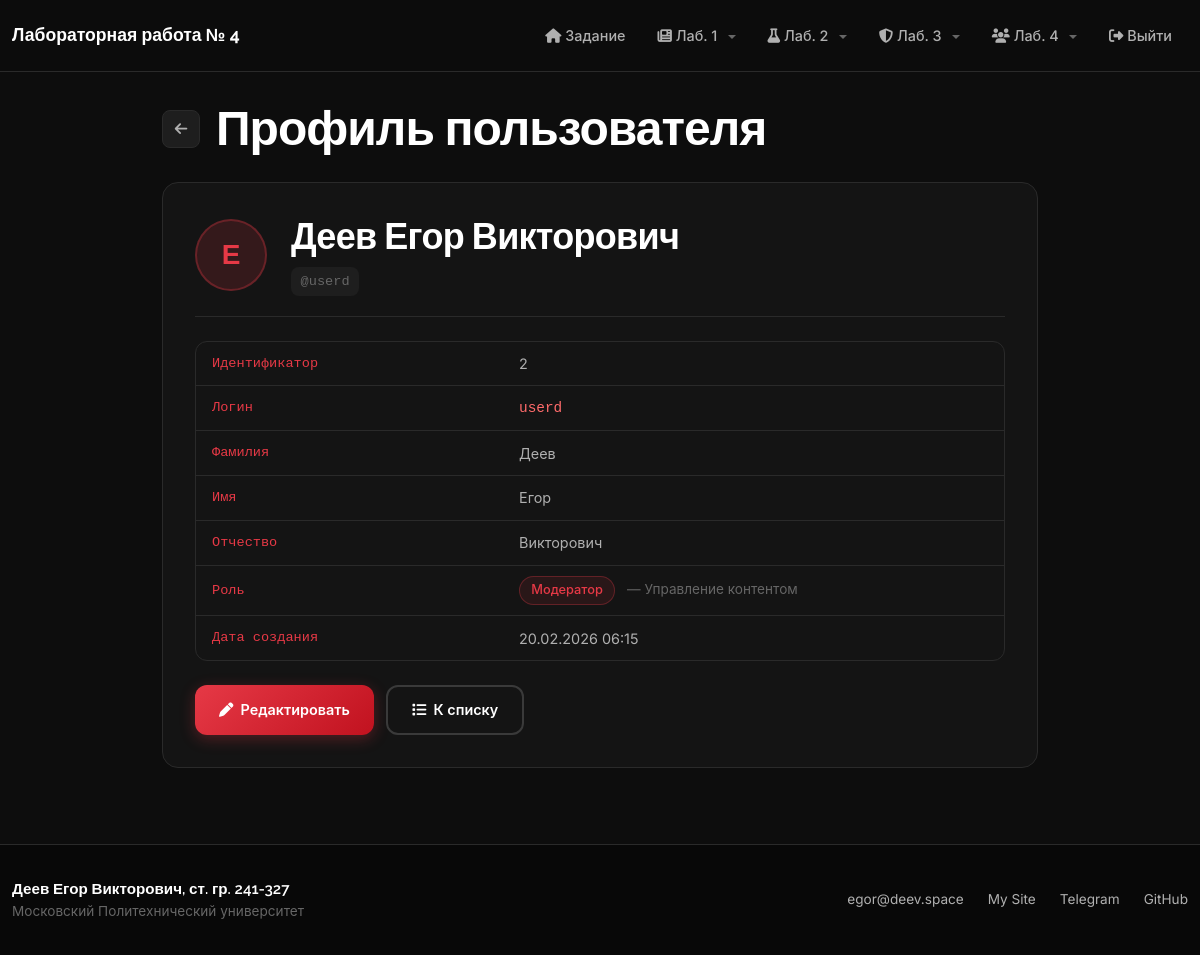
The app's page /users/2 (signed in) with its own data.
### app.py (models this page shows, shortened)
class User(db.Model, UserMixin):
    __tablename__ = 'users'
    id = db.Column(db.Integer, primary_key=True)
    login = db.Column(db.String(100), unique=True, nullable=False)
    password_hash = db.Column(db.String(255), nullable=False)
    last_name = db.Column(db.String(100), nullable=True)
    first_name = db.Column(db.String(100), nullable=False)
    middle_name = db.Column(db.String(100), nullable=True)
    role_id = db.Column(db.Integer, db.ForeignKey('roles.id'), nullable=True)
    created_at = db.Column(db.DateTime, default=datetime.utcnow)
    role = db.relationship('Role', back_populates='users')
    def get_full_name(self):
        parts = [self.last_name, self.first_name, self.middle_name]
        return ' '.join(p for p in parts if p)

class Role(db.Model):
    __tablename__ = 'roles'
    id = db.Column(db.Integer, primary_key=True)
    name = db.Column(db.String(100), nullable=False)
    description = db.Column(db.Text, nullable=True)
    users = db.relationship('User', back_populates='role')

### app.py (the view)
@app.route('/users/<int:user_id>')
def user_view(user_id):
    user = User.query.filter_by(id=user_id).first_or_404()
    return render_template('user_view.html', title=f'Пользователь: {user.login}', user=user)

### app.py (called while the page is built)
@login_manager.user_loader
def load_user(user_id):
    return User.query.filter_by(id=int(user_id)).first()

### templates/user_view.html
{% extends 'base.html' %}
{% block content %}
<div class="row my-4">
    <div class="col-lg-8 col-xl-9 mx-auto">
        <div class="page-back-header">
            <a href="{{ url_for('users_list') }}" class="btn-back">
                <i class="fas fa-arrow-left"></i>
            </a>
            <h1>Профиль пользователя</h1>
        </div>
        <div class="data-card">
            <div class="user-profile-header">
                <div class="user-avatar-lg">
                    {{ (user.first_name[0] if user.first_name else '?') | upper }}
                </div>
                <div>
                    <h2 style="margin-bottom: 0.35rem;">{{ user.get_full_name() or user.login }}</h2>
                    <span class="user-login-badge">@{{ user.login }}</span>
                </div>
            </div>
            <table class="data-table w-100" style="margin-top: 1.5rem;">
                <tbody>
                    <tr>
                        <td class="field-label">Идентификатор</td>
                        <td>{{ user.id }}</td>
                    </tr>
                    <tr>
                        <td class="field-label">Логин</td>
                        <td style="font-family: 'Fira Code', monospace; color: var(--primary-light);">{{ user.login }}</td>
                    </tr>
                    <tr>
                        <td class="field-label">Фамилия</td>
                        <td>{{ user.last_name or '—' }}</td>
                    </tr>
                    <tr>
                        <td class="field-label">Имя</td>
                        <td>{{ user.first_name }}</td>
                    </tr>
                    <tr>
                        <td class="field-label">Отчество</td>
                        <td>{{ user.middle_name or '—' }}</td>
                    </tr>
                    <tr>
                        <td class="field-label">Роль</td>
                        <td>
                            {% if user.role %}
                            <span class="role-badge">{{ user.role.name }}</span>
                            {% if user.role.description %}
                            <span style="color: var(--text-muted); font-size: 0.85rem; margin-left: 0.5rem;">
                                — {{ user.role.description }}
                            </span>
                            {% endif %}
                            {% else %}
                            <span style="color: var(--text-muted);">—</span>
                            {% endif %}
                        </td>
                    </tr>
                    <tr>
                        <td class="field-label">Дата создания</td>
                        <td>{{ user.created_at.strftime('%d.%m.%Y %H:%M') if user.created_at else '—' }}</td>
                    </tr>
                </tbody>
            </table>
            {% if current_user.is_authenticated %}
            <div class="d-flex" style="gap: 0.75rem; margin-top: 1.5rem;">
                <a href="{{ url_for('user_edit', user_id=user.id) }}" class="btn btn-primary">
                    <i class="fas fa-pen"></i> Редактировать
                </a>
                <a href="{{ url_for('users_list') }}" class="btn btn-outline">
                    <i class="fas fa-list"></i> К списку
                </a>
            </div>
            {% else %}
            <div style="margin-top: 1.5rem;">
                <a href="{{ url_for('users_list') }}" class="btn btn-outline">
                    <i class="fas fa-arrow-left"></i> К списку
                </a>
            </div>
            {% endif %}
        </div>
    </div>
</div>
{% endblock %}

### static/styles.css (style rules this page uses)
:root { --primary: #e63946; --primary-light: #ff6b6b; --primary-dark: #c1121f; --primary-bg: rgba(230, 57, 70, 0.15); --primary-glow: rgba(230, 57, 70, 0.3); --bg-main: #0d0d0d; --bg-darker: #080808; --bg-card: #141414; --bg-card-hover: #1a1a1a; --bg-elevated: #1e1e1e; --bg-input: #1a1a1a; --text-primary: #ffffff; --text-secondary: #b0b0b0; --text-muted: #666666; --border: #2a2a2a; --border-light: #3a3a3a; --success: #22c55e; --error: #ef4444; --radius-sm: 8px; --radius-md: 12px; --radius-lg: 16px; --radius-xl: 24px; --transition: all 0.3s cubic-bezier(0.4, 0, 0.2, 1); }
* { margin: 0; padding: 0; box-sizing: border-box; }
body { font-family: 'Inter', -apple-system, BlinkMacSystemFont, 'Segoe UI', Roboto, 'Helvetica Neue', Arial, sans-serif; font-size: 16px; line-height: 1.6; color: var(--text-secondary); background-color: var(--bg-main); -webkit-font-smoothing: antialiased; min-height: 100vh; display: flex; flex-direction: column; }
h1, h2, h3, h4, h5, h6 { font-family: 'Raleway', sans-serif; font-weight: 700; line-height: 1.2; letter-spacing: -0.02em; color: var(--text-primary); }
h1 { font-size: clamp(2rem, 4vw, 3.5rem); }
h2 { font-size: clamp(1.5rem, 3vw, 2.5rem); }
a { color: var(--primary); text-decoration: none; transition: var(--transition); }
.btn-primary { display: inline-flex; align-items: center; padding: 0.75rem 1.5rem; font-weight: 600; font-size: 0.9rem; border-radius: var(--radius-md); background: linear-gradient(135deg, var(--primary) 0%, var(--primary-dark) 100%); border: none; color: white; box-shadow: 0 4px 15px var(--primary-glow); transition: var(--transition); cursor: pointer; }
.btn-outline { display: inline-flex; align-items: center; padding: 0.75rem 1.5rem; font-weight: 600; font-size: 0.9rem; border-radius: var(--radius-md); background: transparent; border: 2px solid var(--border-light); color: var(--text-primary); transition: var(--transition); cursor: pointer; }
.data-card { background: var(--bg-card); border: 1px solid var(--border); border-radius: var(--radius-lg); padding: 2rem; transition: var(--transition); }
.data-table { width: 100%; border-collapse: separate; border-spacing: 0; border-radius: var(--radius-md); overflow: hidden; border: 1px solid var(--border); }
.data-table tbody td { padding: 0.65rem 1rem; font-size: 0.9rem; color: var(--text-secondary); border-bottom: 1px solid var(--border); word-break: break-all; }
.data-table tbody tr:last-child td { border-bottom: none; }
.data-table tbody td:first-child { color: var(--primary); font-weight: 500; font-family: 'Fira Code', 'Monaco', 'Consolas', monospace; font-size: 0.85rem; }
.user-avatar-lg { width: 72px; height: 72px; min-width: 72px; border-radius: 9999px; background: var(--primary-bg); color: var(--primary); display: flex; align-items: center; justify-content: center; font-weight: 700; font-size: 1.75rem; font-family: 'Raleway', sans-serif; border: 2px solid rgba(230, 57, 70, 0.3); }
.role-badge { display: inline-flex; align-items: center; background: rgba(230, 57, 70, 0.1); color: var(--primary); border: 1px solid rgba(230, 57, 70, 0.3); border-radius: 9999px; padding: 0.2rem 0.7rem; font-size: 0.8rem; font-weight: 500; }
.user-profile-header { display: flex; align-items: center; gap: 1.5rem; padding-bottom: 1.25rem; border-bottom: 1px solid var(--border); }
.user-login-badge { display: inline-flex; align-items: center; background: var(--bg-elevated); color: var(--text-muted); border-radius: var(--radius-sm); padding: 0.2rem 0.6rem; font-size: 0.85rem; font-family: 'Fira Code', monospace; margin-top: 0.25rem; }
.field-label { color: var(--text-muted); font-size: 0.85rem; width: 38%; font-weight: 500; }
.page-back-header { display: flex; align-items: center; gap: 1rem; margin-bottom: 1.5rem; }
.page-back-header h1 { margin-bottom: 0; }
.btn-back { display: inline-flex; align-items: center; justify-content: center; width: 38px; height: 38px; min-width: 38px; border-radius: var(--radius-sm); background: var(--bg-elevated); border: 1px solid var(--border); color: var(--text-secondary); cursor: pointer; transition: var(--transition); text-decoration: none; font-size: 0.9rem; }

### records on screen
User: first_name "Е", last_name+first_name+middle_name "Деев Егор Викторович", login "userd", id "2", last_name "Деев", first_name "Егор", middle_name "Викторович", created_at "20.02.2026 06:15"
Role: role.name "Модератор", role.description "Управление контентом"
